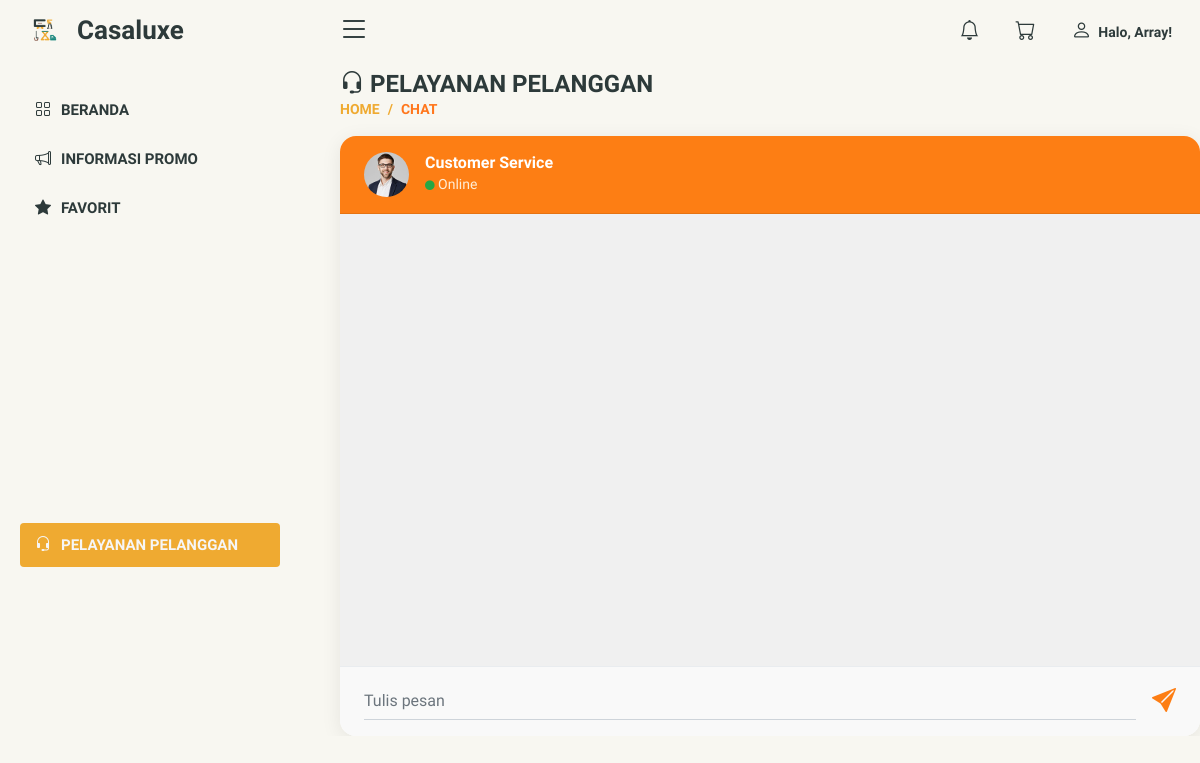
Screenshot of /user/chat.php (signed in) with the database file from the repository.
### tables this page shows
CREATE TABLE `user` (
  `id_user` int(11) NOT NULL,
  `nama` varchar(255) NOT NULL,
  `email` varchar(255) NOT NULL,
  `password` varchar(255) NOT NULL,
  `no_tlp` varchar(50) DEFAULT NULL,
  `alamat` text DEFAULT NULL,
  `level` enum('admin','user','cs') NOT NULL,
  `foto` varchar(255) NOT NULL,
  `active` datetime DEFAULT NULL
);

### user/chat.php (the view, shortened to what this page needs)
<?php
include '../db.php';
$admin_query = "SELECT nama, foto FROM user WHERE level='cs' LIMIT 1";
$admin_result = mysqli_query($kon, $admin_query);
$admin_data = mysqli_fetch_assoc($admin_result);
$admin_name = $admin_data['nama'] ?? 'Admin';
$admin_photo = $admin_data['foto'] ?? 'default.png';
?>
<!DOCTYPE html>
<html lang="en">
<head>
    <?php include 'aset.php'; ?>
</head>
<body>
    <?php require "atas.php"; ?>
    <?php require "menu.php"; ?>
    <main id="main" class="main">
        <div class="pagetitle">
            <h1><i class="bi bi-headset"></i> PELAYANAN PELANGGAN</h1>
            <nav>
                <ol class="breadcrumb">
                    <li class="breadcrumb-item"><a href="index.php">HOME</a></li>
                    <li class="breadcrumb-item active">CHAT</li>
                </ol>
            </nav>
        </div>
        <section class="section">
            <div class="chat-card">
                <div class="chat-header d-flex align-items-center">
                    <img src="../uploads/<?= htmlspecialchars($admin_photo); ?>" alt="Admin" class="profile-pic me-3">
                    <div>
                        <h6 class="fw-bold mb-0"><?= htmlspecialchars($admin_name); ?></h6>
                        <small><i class="bi bi-circle-fill" style="font-size: 0.6rem; color: #28a745;"></i> Online</small>
                    </div>
                </div>
                <div class="chat-body" id="chat-box">
                </div>
                <div class="chat-footer">
                    <form method="POST" action="chat.php" class="d-flex align-items-center">
                        <input type="text" name="message" class="form-control" placeholder="Tulis pesan" required autocomplete="off">
                        <button class="btn btn-send ms-3 flex-shrink-0" type="submit">
                            <i class="bi bi-send-fill"></i>
                        </button>
                    </form>
                </div>
            </div>
        </section>
    </main>
</body>
</html>

### assets/css/style.css (style rules this page uses)
:root { scroll-behavior: smooth; }
body { font-family: "Andika", sans-serif !important; background: #F8F7F1; color: #2D3A3A; }
a { color: #2D3A3A; text-decoration: none; }
h1, h2, h3, h4, h5, h6 { font-family: "Andika", sans-serif; }
#main { margin-top: 70px !important; padding-left: 40px !important; transition: all 0.3s; overflow-x: hidden; }
.pagetitle { margin-bottom: 10px; }
.pagetitle h1 { font-size: 24px; margin-bottom: 0; font-weight: 600; color: #2D3A3A; }
.breadcrumb { font-size: 14px; font-family: "Andika", sans-serif; color: #EFAA31; font-weight: 600; }
.breadcrumb a { color: #EFAA31; transition: 0.3s; }
.breadcrumb .breadcrumb-item::before { color: #EFAA31; }
.breadcrumb .active { color: #ff771d; font-weight: 800; }
@media (min-width: 1200px) { #main, #footer { margin-left: 300px; } }

### user/chat.php (style rules this page uses)
body { background: #F8F7F1 !important; font-family: 'Andika', sans-serif; color: #2D3A3A !important; }
.chat-card { display: flex; flex-direction: column; height: 75vh; border-radius: 1rem; box-shadow: 0 4px 20px rgba(0,0,0,0.08); background-color: #fff; overflow: hidden; }
.chat-header { padding: 1rem 1.5rem; flex-shrink: 0; background-color: #fd7e14; color: white; border-bottom: 1px solid #e67311; }
.chat-header h6 { color: white; }
.chat-header small { color: #ffedd5; }
.chat-body { flex-grow: 1; padding: 1.5rem; overflow-y: auto; background-color: #F0F0F0; }
.chat-footer { border-top: 1px solid #e9ecef; padding: 1rem 1.5rem; background-color: #F9F9F9; flex-shrink: 0; }
.profile-pic { width: 45px; height: 45px; border-radius: 50%; object-fit: cover; }
.chat-footer .form-control { border: none; background-color: transparent; box-shadow: none; border-radius: 0; border-bottom: 1px solid #ced4da; padding-left: 0; padding-right: 0; }
.chat-footer .btn-send { background: none; border: none; color: #fd7e14; font-size: 1.5rem; padding: 0; }

### rows the page displays
user: foto (picture), nama "Customer Service"

### other values shown
$_SESSION["user"] "Array"
